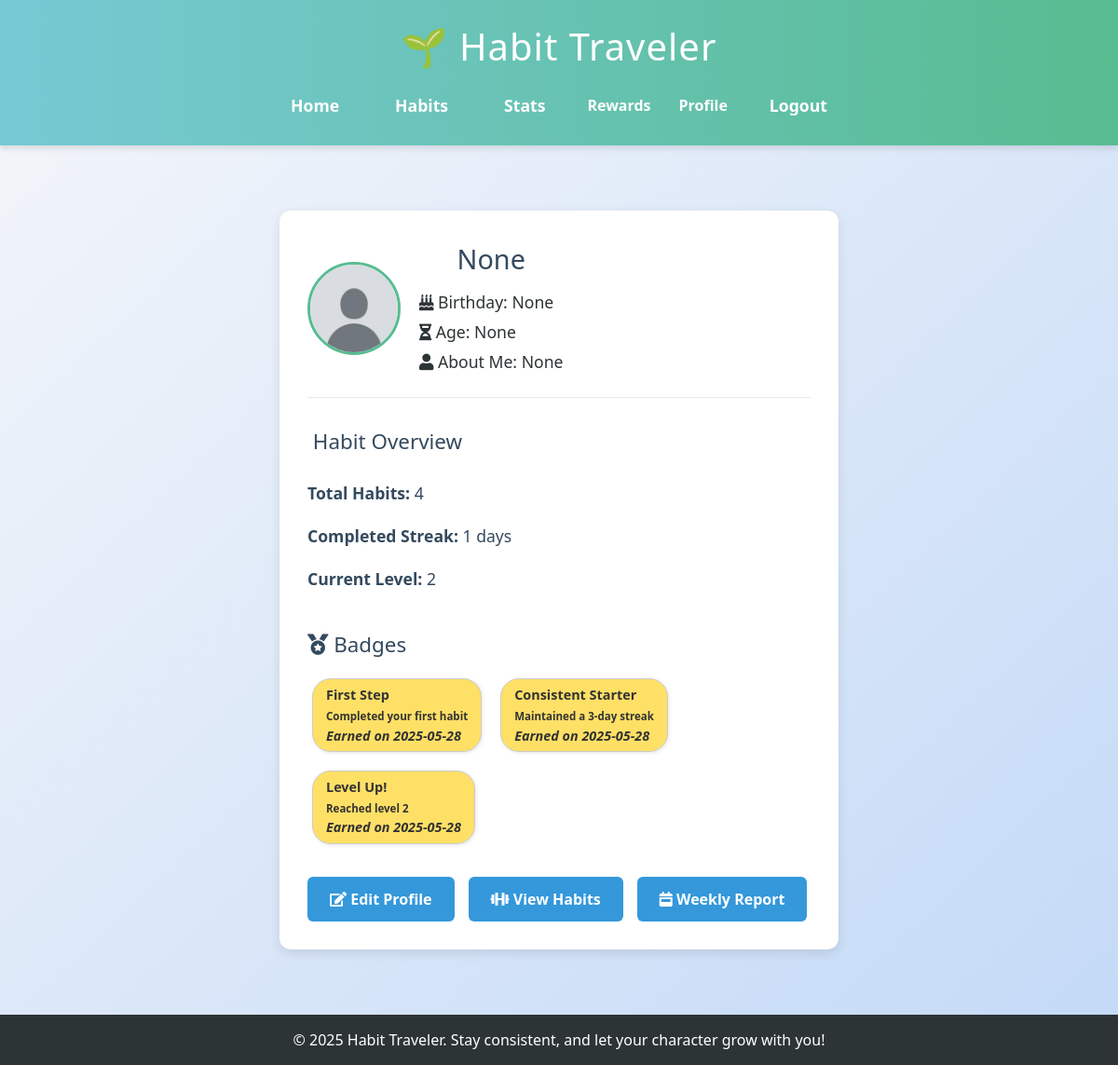
/profile (signed in), run on an earlier commit of the app's database.
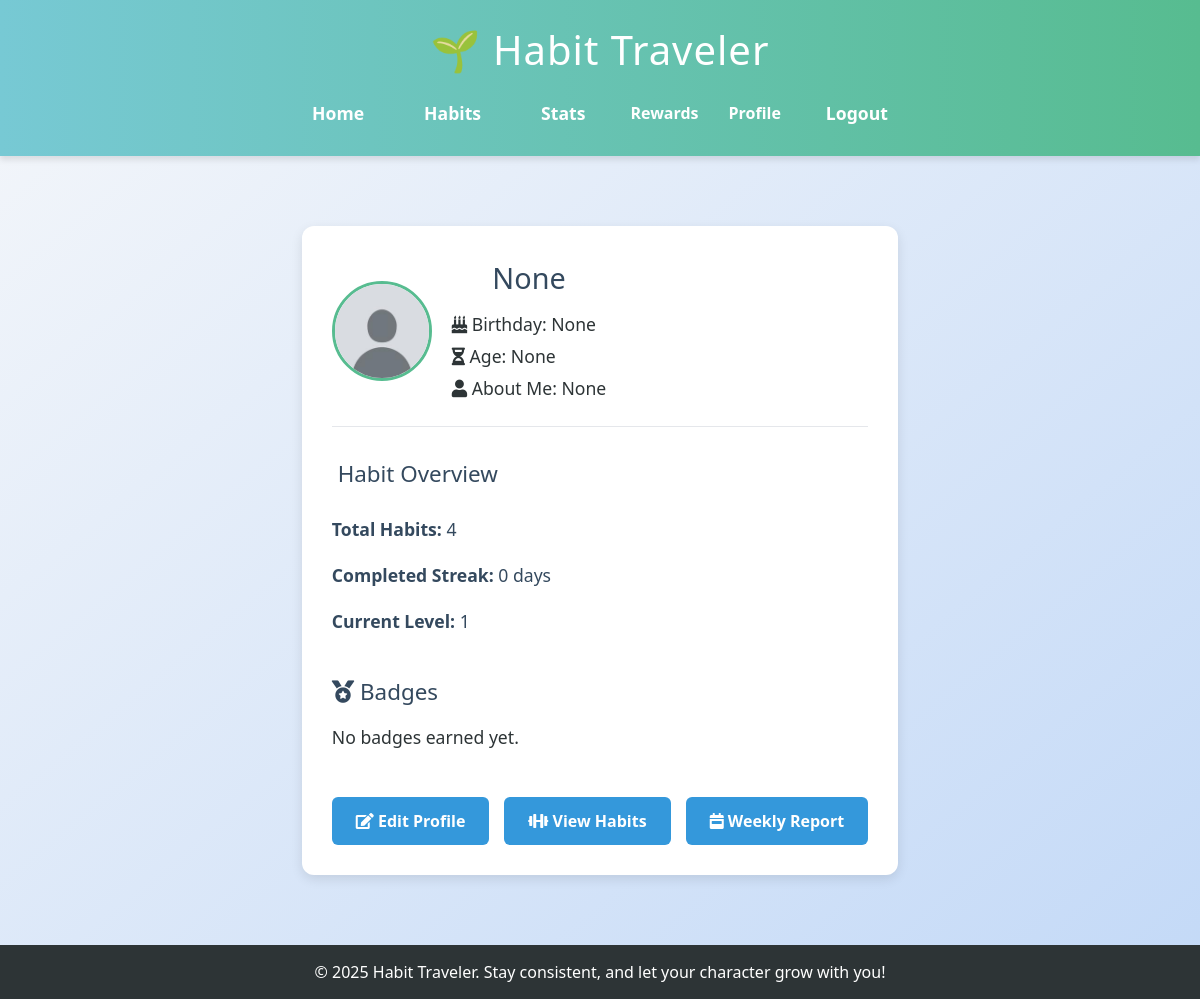
And on a later commit of the database.
### app.py (models this page shows)
class User(db.Model):
    id = db.Column(db.Integer, primary_key=True)
    email = db.Column(db.String(150), unique=True, nullable=False)
    name = db.Column(db.String(150), unique=True, nullable=True)
    password = db.Column(db.String(200), nullable=False)
    xp = db.Column(db.Integer, default=0)
    level = db.Column(db.Integer, default=1)
    birthday = db.Column(db.Date, nullable=True)
    age = db.Column(db.Integer, nullable=True)
    description = db.Column(db.String(500), nullable=True)
    avatar = db.Column(db.String(200), nullable=True)

class UserBadge(db.Model):
    id = db.Column(db.Integer, primary_key=True)
    user_id = db.Column(db.Integer, db.ForeignKey('user.id'), nullable=False)
    badge_id = db.Column(db.Integer, db.ForeignKey('badge.id'), nullable=False)
    earned_date = db.Column(db.DateTime, default=datetime.utcnow)
    user = db.relationship('User', backref='user_badges')
    badge = db.relationship('Badge')

class Badge(db.Model):
    id = db.Column(db.Integer, primary_key=True)
    name = db.Column(db.String(100), unique=True, nullable=False)
    description = db.Column(db.String(300))
    level_required = db.Column(db.Integer, nullable=False)

### app.py (the view)
@app.route('/profile')
def profile():
    if 'user_id' not in session:
        return redirect(url_for('login'))
    user_id = session['user_id']
    user = User.query.get(user_id)
    if user:
        total_habits = Habit.query.filter_by(user_id=user_id).count()
        habit_completions = HabitCompletion.query.filter_by(user_id=user_id).order_by(HabitCompletion.date).all()
        streaks = {}
        previous_dates = {}
        for completion in habit_completions:
            habit_id = completion.habit_id
            current_date = completion.date
            if habit_id not in streaks:
                streaks[habit_id] = 1
                previous_dates[habit_id] = current_date
            else:
                if (current_date - previous_dates[habit_id]).days == 1:
                    streaks[habit_id] += 1
                else:
                    streaks[habit_id] = 1
                previous_dates[habit_id] = current_date
        max_streak = max(streaks.values(), default=0)
        unique_badges = {}
        for user_badge in user.user_badges:
            if user_badge.badge_id not in unique_badges:
                unique_badges[user_badge.badge_id] = user_badge
        unique_user_badges = list(unique_badges.values())
        return render_template('profile.html',
                               user=user,
                               total_habits=total_habits,
                               max_streak=max_streak,
                               unique_user_badges=unique_user_badges)
    else:
        flash("User not found.")
        return redirect(url_for('index'))

### templates/profile.html (shortened to what this page needs)
{% extends 'base.html' %}
{% block content %}
<div class="profile-container">
    <div class="profile-header">
        <img src="{{ url_for('static', filename='avatars/' + (user.avatar if user.avatar else 'default_avatar.png')) }}" alt="Avatar" class="avatar" width="120" height="120">
        <div class="profile-info">
            <h1>{{ user.name }}</h1>
            <p><i class="fas fa-birthday-cake"></i> Birthday: {{ user.birthday }}</p>
            <p><i class="fas fa-hourglass-half"></i> Age: {{ user.age }}</p>
            <p><i class="fas fa-user"></i> About Me: {{ user.description }}</p>
        </div>
    </div>
    <hr>
    <div class="profile-section">
        <h2> Habit Overview</h2>
        <ul>
            <li><strong>Total Habits:</strong> {{ total_habits }}</li>
            <li><strong>Completed Streak:</strong> {{ max_streak }} days</li>
            <li><strong>Current Level:</strong> {{ user.level }}</li>
        </ul>
    </div>
    <div class="profile-section">
        <h2><i class="fas fa-medal"></i> Badges</h2>
        <div class="badges">
            {% if unique_user_badges %}
                {% for user_badge in unique_user_badges %}
                    <div class="badge">
                        <strong>{{ user_badge.badge.name }}</strong><br>
                        <small>{{ user_badge.badge.description }}</small><br>
                        <em>Earned on {{ user_badge.earned_date.strftime('%Y-%m-%d') }}</em>
                    </div>
                {% endfor %}
            {% else %}
                <p>No badges earned yet.</p>
            {% endif %}
        </div>
    </div>
    <div class="profile-actions">
        <a href="{{ url_for('edit_profile') }}" class="edit-button"><i class="fas fa-edit"></i> Edit Profile</a>
        <a href="{{ url_for('habits') }}" class="edit-button"><i class="fas fa-dumbbell"></i> View Habits</a>
        <a href="{{ url_for('weekly_report') }}" class="edit-button"><i class="fas fa-calendar-week"></i> Weekly Report</a>
    </div>
</div>
{% endblock %}

### templates/base.html (shortened to what this page needs)
<!DOCTYPE html>
<html lang="en">
    <head>
        <script src="https://cdn.tailwindcss.com"></script>
        <link href="https://cdnjs.cloudflare.com/ajax/libs/font-awesome/5.15.3/css/all.min.css" rel="stylesheet">
        <link rel="stylesheet" href="{{ url_for('static', filename='style.css') }}">
    </head>
<body class="{{ request.endpoint|replace('.', '_') }}">
    <header>
        <h1>🌱 Habit Traveler</h1>
        <nav>
            <ul>
                <li><a href="{{ url_for('index') }}">Home</a></li>
                <li><a href="{{ url_for('habits') }}">Habits</a></li>
                <li><a href="{{ url_for('stats') }}">Stats</a></li>
                <a href="{{ url_for('rewards') }}">Rewards</a>
                <a href="{{ url_for('profile') }}">Profile</a>
                {% if session.get('user_id') %}
                <li><a href="{{ url_for('logout') }}">Logout</a></li>
            {% else %}
                <li><a href="{{ url_for('login') }}">Login</a></li>
                <li><a href="{{ url_for('register') }}">Register</a></li>
            {% endif %}
         </ul>
        </nav>
    </header>
    <main>
        {% block content %}{% endblock %}
    </main>
    <footer>
        <p>&copy; 2025 Habit Traveler. Stay consistent, and let your character grow with you!</p>
    </footer>
</body>
</html>

### static/style.css (style rules this page uses)
body { margin: 0; font-family: 'Segoe UI', Tahoma, Geneva, Verdana, sans-serif; background: linear-gradient(to bottom right, #f5f7fa, #c3d9f7); color: #333; min-height: 100vh; display: flex; flex-direction: column; }
header { background: linear-gradient(to right, #77c9d4, #57bc90); color: white; padding: 20px; text-align: center; box-shadow: 0 4px 6px rgba(0,0,0,0.1); }
header h1 { margin: 0; font-size: 2.5em; letter-spacing: 1px; }
nav { margin-top: 10px; }
nav a { color: white; margin: 0 15px; text-decoration: none; font-weight: bold; transition: all 0.3s ease; }
nav ul { display: flex; justify-content: center; align-items: center; padding: 0; margin: 0; list-style: none; }
nav li { margin: 0 15px; }
main { flex: 1; padding: 30px; max-width: 900px; margin: 0 auto; text-align: center; }
main h2 { font-size: 2em; color: #4b6584; margin-bottom: 10px; }
main p { font-size: 1.1em; line-height: 1.6; margin-bottom: 20px; }
ul { list-style: none; padding: 0; }
ul li { padding: 10px 0; font-size: 1.1em; color: #34495e; }
a { color: #3498db; text-decoration: none; }
body.profile .profile-container { max-width: 600px; margin: 40px auto; background: #ffffff; padding: 30px; border-radius: 12px; box-shadow: 0 4px 12px rgba(0,0,0,0.1); text-align: left; }
body.profile .profile-container h1 { font-size: 2em; color: #34495e; margin-bottom: 20px; text-align: center; }
body.profile .profile-container p { font-size: 1.1em; margin-bottom: 15px; color: #2d3436; }
body.profile .edit-button { display: inline-block; background-color: #3498db; color: white; padding: 12px 24px; border-radius: 6px; font-weight: bold; text-decoration: none; transition: background-color 0.3s ease; }
body.profile .profile-header { display: flex; align-items: center; gap: 20px; margin-bottom: 20px; }
body.profile .avatar { width: 100px; height: 100px; border-radius: 50%; object-fit: cover; border: 3px solid #57bc90; }
body.profile .profile-info h1 { font-size: 1.8em; margin-bottom: 10px; }
body.profile .profile-info p { margin: 4px 0; }
body.profile .profile-section { margin-top: 30px; }
body.profile .profile-section h2 { color: #34495e; font-size: 1.4em; margin-bottom: 15px; }
body.profile .badges { display: flex; flex-wrap: wrap; gap: 10px; }
body.profile .profile-actions { margin-top: 30px; display: flex; gap: 15px; }
footer { background: #2d3436; color: white; text-align: center; padding: 15px 10px; font-size: 0.9em; }

What changed in the data, as far as the page shows it:
removed UserBadge: badge.name "First Step", badge.description "Completed your first habit", earned_date "2025-05-28"
removed UserBadge: badge.name "Consistent Starter", badge.description "Maintained a 3-day streak", earned_date "2025-05-28"
removed UserBadge: badge.name "Level Up!", badge.description "Reached level 2", earned_date "2025-05-28"
changed User "None": level "2" → "1"
Also different on the page:
{{ max_streak }}: "1" → "0"
text now shown: "No badges earned yet."
